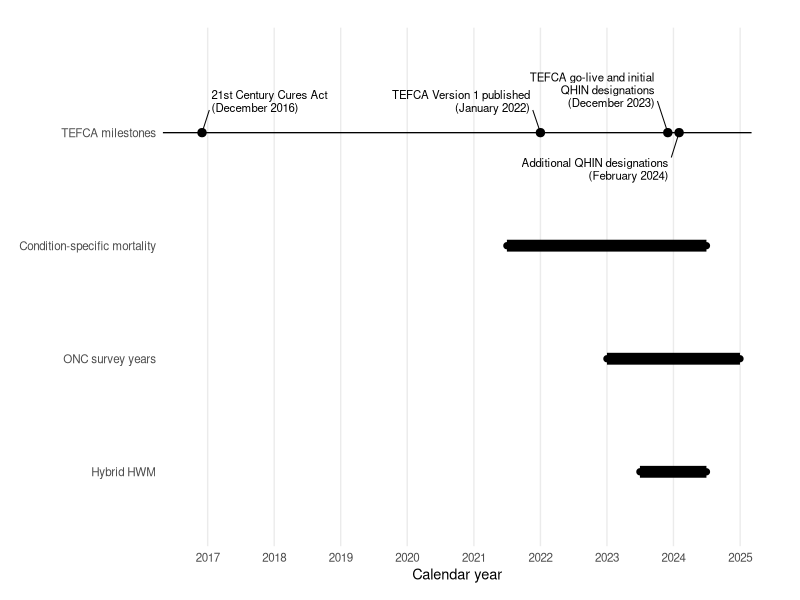
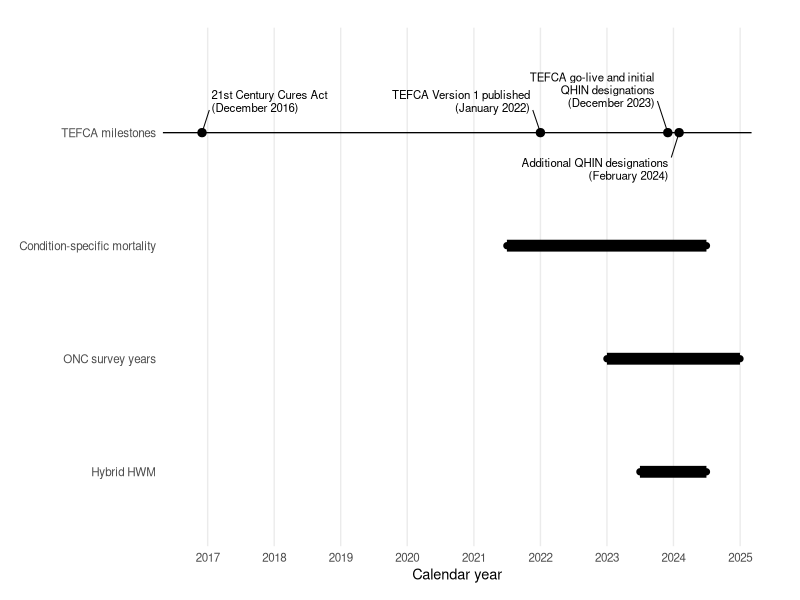

Recreate these plots in R, in order.
# figureA1_chronological_timeline.R
# Purpose: Create a chronological timeline showing TEFCA milestones
# alongside the ONC survey years and CMS mortality measurement periods.

library(tidyverse)
library(here)

# Create output directories if they do not already exist.
dir.create(
  here("outputs", "figures"),
  recursive = TRUE,
  showWarnings = FALSE
)

dir.create(
  here("outputs", "tables"),
  recursive = TRUE,
  showWarnings = FALSE
)

# Survey and CMS mortality measurement periods.
# PSI complications were removed because they were not analyzed in this study.
windows <- tribble(
  ~row, ~label, ~start, ~end,
  
  3, "Condition-specific mortality",
  as.Date("2021-07-01"), as.Date("2024-06-30"),
  
  2, "ONC survey years",
  as.Date("2023-01-01"), as.Date("2024-12-31"),
  
  1, "Hybrid HWM",
  as.Date("2023-07-01"), as.Date("2024-06-30")
)

# Point-in-time TEFCA milestones.
#
# Month-level events are plotted on the first day of the stated month.
# Each milestone includes:
#   date          = plotted milestone date
#   line_end_date = end of the short leader line
#   line_end_y    = vertical end of the leader line
#   text_date     = horizontal position of the annotation
#   text_y        = vertical position of the annotation
#   hjust         = horizontal text alignment
milestones <- tribble(
  ~date, ~label, ~line_end_date, ~line_end_y,
  ~text_date, ~text_y, ~hjust,
  
  as.Date("2016-12-01"),
  "21st Century Cures Act\n(December 2016)",
  as.Date("2017-01-10"), 4.20,
  as.Date("2017-01-22"), 4.28, 0,
  
  as.Date("2022-01-01"),
  "TEFCA Version 1 published\n(January 2022)",
  as.Date("2021-11-20"), 4.20,
  as.Date("2021-11-05"), 4.28, 1,
  
  as.Date("2023-12-01"),
  "TEFCA go-live and initial\nQHIN designations\n(December 2023)",
  as.Date("2023-10-05"), 4.28,
  as.Date("2023-09-20"), 4.38, 1,
  
  # Place this annotation below and to the left of its point so that it
  # remains fully inside the exported figure.
  as.Date("2024-02-01"),
  "Additional QHIN designations\n(February 2024)",
  as.Date("2023-12-20"), 3.78,
  as.Date("2023-12-05"), 3.68, 1
)

figureA1 <- ggplot() +
  
  # ONC survey and CMS mortality periods
  geom_segment(
    data = windows,
    aes(
      x = start,
      xend = end,
      y = row,
      yend = row
    ),
    linewidth = 4,
    lineend = "butt"
  ) +
  
  geom_point(
    data = windows,
    aes(x = start, y = row),
    size = 1.8
  ) +
  
  geom_point(
    data = windows,
    aes(x = end, y = row),
    size = 1.8
  ) +
  
  # TEFCA milestone lane
  geom_hline(
    yintercept = 4,
    linewidth = 0.45
  ) +
  
  geom_point(
    data = milestones,
    aes(x = date, y = 4),
    size = 2.5
  ) +
  
  # Short leader lines ending before the text
  geom_segment(
    data = milestones,
    aes(
      x = date,
      xend = line_end_date,
      y = 4,
      yend = line_end_y
    ),
    linewidth = 0.35
  ) +
  
  # Milestone labels
  geom_text(
    data = milestones,
    aes(
      x = text_date,
      y = text_y,
      label = label,
      hjust = hjust
    ),
    size = 2.9,
    lineheight = 0.93
  ) +
  
  scale_x_date(
    limits = as.Date(c("2016-06-01", "2025-02-01")),
    breaks = as.Date(paste0(2017:2025, "-01-01")),
    date_labels = "%Y",
    expand = expansion(mult = c(0.01, 0.01))
  ) +
  
  scale_y_continuous(
    breaks = 1:4,
    labels = c(
      "Hybrid HWM",
      "ONC survey years",
      "Condition-specific mortality",
      "TEFCA milestones"
    ),
    limits = c(0.55, 4.72)
  ) +
  
  labs(
    x = "Calendar year",
    y = NULL
  ) +
  
  coord_cartesian(clip = "off") +
  
  theme_minimal(base_size = 10.5) +
  
  theme(
    panel.grid.major.y = element_blank(),
    panel.grid.minor = element_blank(),
    axis.text.y = element_text(hjust = 1),
    plot.margin = margin(
      t = 20,
      r = 35,
      b = 12,
      l = 14
    )
  )

# Save PNG for insertion into the manuscript.
ggsave(
  filename = here(
    "outputs",
    "figures",
    "figureA1_chronological_timeline.png"
  ),
  plot = figureA1,
  width = 10.8,
  height = 5.2,
  dpi = 300
)

# Save PDF as the vector-quality version.
ggsave(
  filename = here(
    "outputs",
    "figures",
    "figureA1_chronological_timeline.pdf"
  ),
  plot = figureA1,
  width = 10.8,
  height = 5.2
)

# Preserve the figure's underlying source data.
write_csv(
  windows,
  here(
    "outputs",
    "tables",
    "figureA1_measurement_windows.csv"
  )
)

write_csv(
  milestones,
  here(
    "outputs",
    "tables",
    "figureA1_tefca_milestones.csv"
  )
)

cat(
  "\nSaved the revised Figure A1 to outputs/figures.\n"
)
